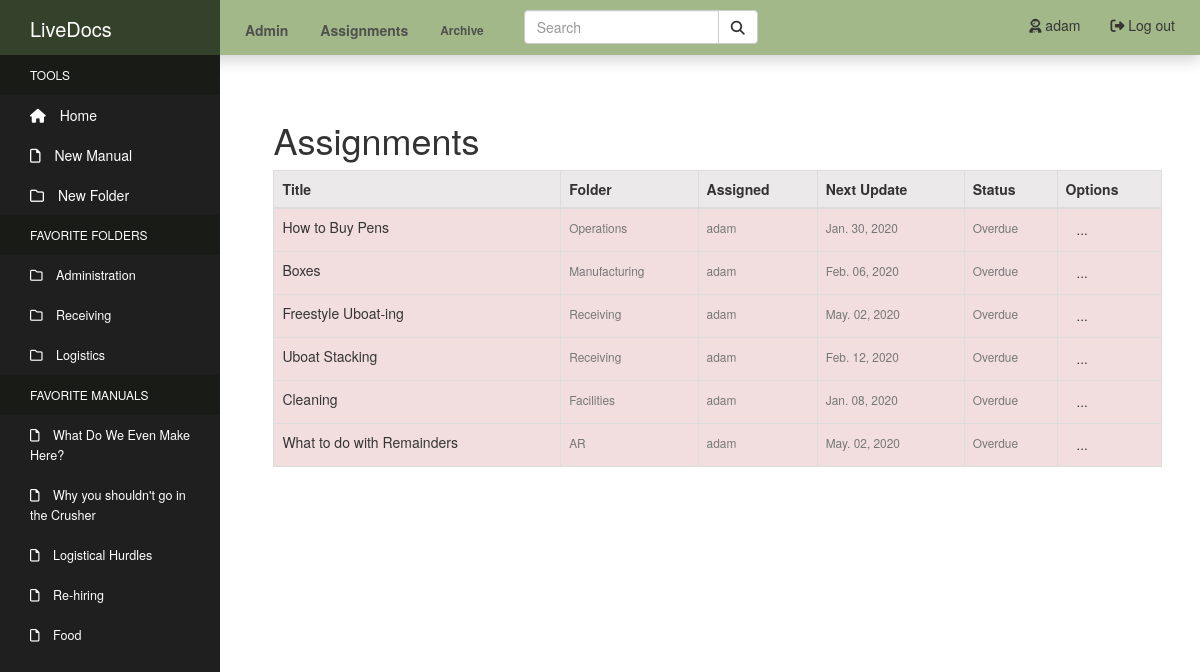
The app's page /assignments/ (signed in) with its own data.
### manuals/models.py (models this page shows, shortened)
class Directory(MPTTModel):
    name = models.CharField(max_length=50, unique=True)
    created_by = models.ForeignKey(User, null=True, on_delete=models.SET_NULL)
    parent = TreeForeignKey(
    'self',
    null=True,
    blank=True,
    related_name='children',
    on_delete=models.CASCADE
    )
    class MPTTMeta:
        order_insertion_by: ['name']
    class Meta:
        verbose_name = 'Directory'
        verbose_name_plural = 'Directories'
    def __str__(self):
        return self.name

class Manual(models.Model):
    title = models.CharField(max_length=100)
    author = models.ForeignKey(User, related_name='author', null=True, on_delete=models.SET_NULL)
    content = models.TextField()
    tags = models.CharField(max_length=150, blank=True, null=True)
    pub_date = models.DateTimeField('Date Published', auto_now_add=True)
    admin = models.ManyToManyField(User, related_name='admin_of')
    department = models.ForeignKey(Department, related_name='manual_set', null=True, on_delete=models.SET_NULL)
    last_update = models.DateTimeField('Last Update', null=True, auto_now=True)
    last_update_by = models.ForeignKey(User, related_name='updated_by', null=True, on_delete=models.SET_NULL)
    next_update = models.DateTimeField('Next Update Due', null=True)
    update_assigned_to = models.ForeignKey(User, related_name='assigned_to', blank=True, null=True, on_delete=models.SET_NULL)
    is_archived = models.BooleanField('Archived', default=False)
    folder = TreeForeignKey(
    'Directory',
    default=1,
    related_name='manuals',
    on_delete=models.CASCADE
    )
    objects = models.Manager()
    active_objects = ManualActiveManager()
    def update_status(self):
        now = timezone.now()
        status = [
            'up_to_date',
            'due_soon',
            'overdue'
        ]
        if self.next_update - now >= datetime.timedelta(weeks=2):
            return status[0]
        elif self.next_update - now <= datetime.timedelta(days=0):
            return status[2]
        else:
            return status[1]

### manuals/views.py (the view)
# urls.py: path('assignments/', views.assignments, name='assignments' ),
@login_required
def assignments(request):
    current_user = request.user
    assigned = current_user.assigned_to(manager='active_objects').all()
    context = {'assigned': assigned}
    return render(request, 'manuals/assignments.html', context)

### manuals/managers.py (called while the page is built)
    def get_queryset(self):
        return super().get_queryset().filter(is_archived=False)

### manuals_site/my_processors/my_context.py (called while the page is built)
def custom_message_processor(request):
    messages = []
    uniq_messages = []
    for m in get_messages(request):
        if m.message not in messages:
            messages.append(m.message)
            uniq_messages.append(m)
    return {'messages': uniq_messages}

### manuals/templates/manuals/assignments.html (shortened to what this page needs)
{% extends "manuals/header.html" %}
{% block content %}
  <link rel="stylesheet" href="https://cdn.jsdelivr.net/npm/flatpickr/dist/flatpickr.min.css">
  <div class="content-section">
      <h1>Assignments</h1>
        <table id="fav-manual-table" class="table table-striped table-hover table-bordered">
          <thead class="admin-head">
            <tr class="sticky-header">
              <th class="admin-col">Title</th>
              <th>Folder</th>
              <th>Assigned</th>
              <th>Next Update</th>
              <th>Status</th>
              <th>Options</th>
            </tr>
          </thead>
          <tbody class="admin-body">
          {% if assigned %}
            {% for manual in assigned %}
              {% if manual.update_status == "due_soon" %}
                <tr class="warning">
                  <td class="admin-col">
                    <a href="{% url 'manual-detail' manual.id %}">{{ manual.title }}</a></td>
              {% elif manual.update_status == "overdue" %}
                <tr class="danger">
                  <td class="admin-col">
                    <a href="{% url 'manual-detail' manual.id %}">{{ manual.title }}</a></td>
              {% else %}
                <tr>
                  <td class="admin-col">
                    <a href="{% url 'manual-detail' manual.id %}">{{ manual.title }}</a></td>
              {% endif %}
                  <td><small class="text-muted">{{ manual.folder }}</small></td>
                  <td><small class="text-muted">{{ manual.update_assigned_to }}</small></td>
                  <td><small class="text-muted">{{ manual.next_update|date:"M. d, Y"  }}</small></td>
                  {% if manual.update_status == "due_soon" %}
                    <td><small class="text-muted">Due soon</small></td>
                  {% elif manual.update_status == "overdue" %}
                    <td><small class="text-muted">Overdue</small></td>
                  {% else %}
                    <td><small class="text-muted">Up to date</small></td>
                  {% endif %}
                    <td class="admin-option">
                      <div class="file-dropdown">
                        <a class="btn btn-sm btn-drop" href="#">...</a>
                      </div>
                    </td>
                </tr>
            {% endfor %}
            {% else %}
            <tr><td>
              <li class="list-group-item">You currently have no Manuals assigned</li>
            </td></tr>
          {% endif %}
          </tbody>
        </table>
  </div>
{% endblock %}

### manuals/templates/manuals/header.html (shortened to what this page needs)
<!DOCTYPE html>
<html lang="en">
<head>
    {% load static %}
    <link rel="stylesheet" type="text/css" href="{% static 'manuals/css/bootstrap.css' %}">
    <link rel="stylesheet" type="text/css" href="{% static 'manuals/css/styles.css' %}">
    <link rel="stylesheet" href="https://cdnjs.cloudflare.com/ajax/libs/font-awesome/4.7.0/css/font-awesome.min.css">
</head>
<body>
  <nav class="navbar navbar-default navbar-fixed-top">
    <div class="container-fluid nav-container">
      <div class="navbar-header">
        <a class="navbar-brand" href="#">Market Manuals</a>
      </div>
      <ul class="nav navbar-nav nav-pills">
        {% if user.is_authenticated and user.is_staff %}
          <li><a href="{% url 'manage' %}"><strong>Admin</strong></a></li>
        {% endif %}
        <li><a href="{% url 'assignments' %}"><strong>Assignments</strong></a></li>
        <li><a class="archive-link" href="{% url 'archive' %}"><strong>Archive</strong></a></li>
      </ul>
      <ul class="nav nav-pills navbar-right">
        {% if user.is_authenticated %}
          <li><a href="{% url 'logout' %}"><i class="fas fa-sign-out-alt"></i> Log out</a></li>
          <li><a href="{% url 'profile' %}"><i class="fas fa-user-astronaut"></i> {{ user.username }}</a></li>
        {% else %}
          <li><a href="{% url 'login' %}"><i class="fas fa-sign-in-alt"></i> Log in</a></li>
          <li><a href="{% url 'register' %}"><i class="fas fa-door-open"></i> Sign Up</a></li>
        {% endif %}
      </ul>
      <form class="navbar-form navbar-left" action="{% url 'search' %}" method="GET">
        <div class="input-group">
          <input type="text" id="search-bar" class="form-control" name="qs" placeholder="Search">
          <div class="input-group-btn">
            <button class="btn btn-default" type="submit">
              <i class="fas fa-search"></i>
            </button>
          </div>
        </div>
      </form>
    </div>
  </nav>
    <div class="sidebar-container">
            <div class="sidebar-logo">
              LiveDocs
            </div>
            <ul class="sidebar-navigation">
              <li class="header">Tools</li>
              <li>
                <a href="{% url 'index' %}">
                  <i class="fa fa-home" aria-hidden="true"></i> Home
                </a>
              </li>
              <li>
                <a id="new-manual" href="{% url 'manual-create' %}">
                  <i class="far fa-file" aria-hidden="true"></i> New Manual
                </a>
              </li>
              <li>
                <a id="new-dir" href="#">
                  <i class="far fa-folder" aria-hidden="true"></i> New Folder
                </a>
              </li>
              <li class="header">Favorite Folders</li>
              {% for dir_fav in user.profile.directory_favorites.all %}
                <li>
                  <a class="favorites favorites-folder" href="{% url 'index' %}?dir_id={{ dir_fav.id }}">
                    <i class="far fa-folder" aria-hidden="true"></i> {{ dir_fav.name }}
                  </a>
                </li>
              {% endfor %}
              <li class="header">Favorite Manuals</li>
              {% for man_fav in user.profile.manual_favorites.all %}
                <li>
                  <a class="favorites favorites-manual" href="{% url 'manual-detail' man_fav.id %}">
                    <i class="far fa-file" aria-hidden="true"></i> {{ man_fav.title }}
                  </a>
                </li>
              {% endfor %}
            </ul>
          </div>
          <div class="content-container">
            <div class="container-fluid main-container">
              {% block content %}
              {% endblock %}
            </div>
          </div>
</body>
</html>

### manuals/static/manuals/css/styles.css (style rules this page uses)
.container-fluid.main-container { margin-top: 25px; }
.sidebar-container { position: fixed; width: 220px; height: 100%; left: 0; overflow-x: hidden; overflow-y: auto; background: #1f1f1f; color: #fff; z-index: 2; top: 0; }
.sidebar-logo { position: sticky; padding: 15px 15px 5px 30px; font-size: 20px; height: 55px; background-color: rgb(52, 66, 44); z-index: 3; top: 0; }
.sidebar-navigation { padding: 0; margin: 0; list-style-type: none; position: relative; }
.sidebar-navigation li { background-color: transparent; position: relative; display: inline-block; width: 100%; line-height: 20px; }
.sidebar-navigation li a { padding: 10px 15px 10px 30px; display: block; color: #fff; }
.sidebar-navigation li .fa { margin-right: 10px; }
.sidebar-navigation li .far { margin-right: 10px; }
.sidebar-navigation .header { font-size: 12px; text-transform: uppercase; background-color: #191b17; padding: 10px 15px 10px 30px; }
.sidebar-navigation .header::before { background-color: transparent; }
.favorites { font-size: 90%; }
.content-container { padding-left: 235px; margin-top: 30px; padding-top: 45px; }
.container-fluid.nav-container { padding-left: 0px; }
.navbar { max-height: 55px; min-height: 55px; }
.navbar-default { border: none; border-radius: 0px; background-color: rgb(163, 184, 136); z-index: 2; box-shadow: 0px 4px 16px 0px rgba(0,0,0,0.2); }
.navbar-header { background-color: rgb(52, 66, 44); width: 220px; margin: 0px; }
.navbar-brand { color: #fff; }
.nav-pills { padding-left: 10px; padding-right: 10px; padding-top: 5px; }
.navbar-default .navbar-nav > li > a { color: rgba(78, 78, 78, 0.986); }
.input-group { top: 2px; }
.navbar-default .navbar-nav li .archive-link { font-size: 85%; }
.admin-head { color: #333333; background-color:#ebe9e9; }
.btn-drop { font-size: 10pt; padding-top: 2px; padding-bottom: 2px; }
.folder-dropdown, .file-dropdown { position: relative; display: inline-block; }
.content-section { width: 95%; margin: auto; margin-bottom: 60px; }

### records on screen
Directory: name "Administration"
Directory: name "Receiving"
Directory: name "Logistics"
Manual: title "What Do We Even Make Here?"
Manual: title "Why you shouldn't go in the Crusher"
Manual: title "Logistical Hurdles"
Manual: title "Re-hiring"
Manual: title "Food"
Manual: title "How to Buy Pens", folder "Operations", update_assigned_to "adam", next_update "Jan. 30, 2020", shows "Overdue"
Manual: title "Boxes", folder "Manufacturing", update_assigned_to "adam", next_update "Feb. 06, 2020", shows "Overdue"
Manual: title "Freestyle Uboat-ing", folder "Receiving", update_assigned_to "adam", next_update "May. 02, 2020", shows "Overdue"
Manual: title "Uboat Stacking", folder "Receiving", update_assigned_to "adam", next_update "Feb. 12, 2020", shows "Overdue"
Manual: title "Cleaning", folder "Facilities", update_assigned_to "adam", next_update "Jan. 08, 2020", shows "Overdue"
Manual: title "What to do with Remainders", folder "AR", update_assigned_to "adam", next_update "May. 02, 2020", shows "Overdue"

### other values on screen
{{ user.username }} "adam"
